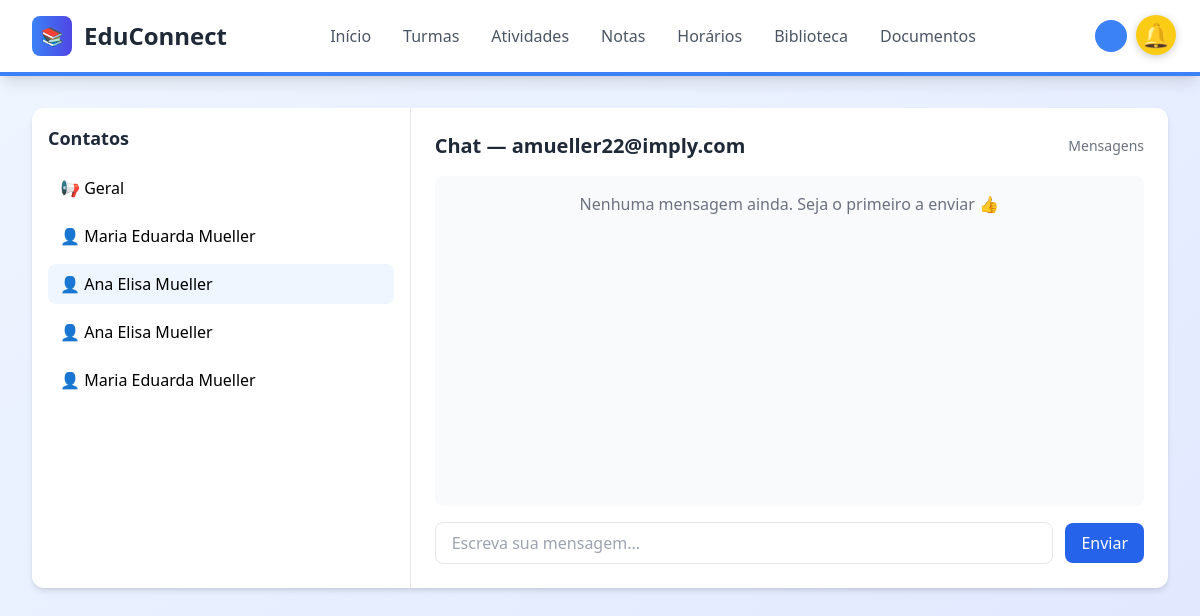
The page /chat?chat_user=amueller22@imply.com (signed in) on the database its author committed.
### tables this page shows
CREATE TABLE usuarios (
    id INTEGER PRIMARY KEY AUTOINCREMENT,
    nome TEXT,
    email TEXT UNIQUE,
    senha TEXT,
    tipo TEXT
);

### app.py (the view, shortened to what this page needs)
@app.route('/chat', methods=['GET', 'POST'])
@login_required
def chat():
    db = get_db()
    user_email = session.get('user_email', 'anonimo')
    chat_user = request.args.get('chat_user', 'geral')
    try:
        usuarios = db.execute("SELECT nome, email FROM usuarios").fetchall()
    except Exception:
        usuarios = []
    try:
        if chat_user == 'geral':
            cursor = db.execute("SELECT remetente, destinatario, mensagem, data_envio FROM mensagens WHERE destinatario = 'professor' ORDER BY data_envio ASC")
        else:
            cursor = db.execute("SELECT remetente, destinatario, mensagem, data_envio FROM mensagens WHERE (remetente = ? AND destinatario = ?) OR (remetente = ? AND destinatario = ?) ORDER BY data_envio ASC",
                (user_email, chat_user, chat_user, user_email))
        mensagens = cursor.fetchall()
    except Exception as e:
        print('Erro ao buscar mensagens:', e)
        mensagens = []
    return render_template('chat.html', mensagens=mensagens, usuarios=usuarios, chat_user=chat_user)

### app.py (called while the page is built)
def login_required(f):
    from functools import wraps
    @wraps(f)
    def decorated_function(*args, **kwargs):
        if not session.get('logged_in'):
            return redirect(url_for('login_page'))
        return f(*args, **kwargs)
    return decorated_function

def get_db():
    if 'db' not in g:
        g.db = sqlite3.connect(DATABASE)
        g.db.row_factory = sqlite3.Row  # Para retornar dicts em vez de tuplas
        try:
            g.db.execute('''
                CREATE TABLE IF NOT EXISTS mensagens (
                    id INTEGER PRIMARY KEY AUTOINCREMENT,
                    remetente TEXT,
                    destinatario TEXT,
                    mensagem TEXT,
                    data_envio TIMESTAMP DEFAULT CURRENT_TIMESTAMP
                )
            ''')
            g.db.commit()
        except Exception:
            pass
    return g.db

@app.teardown_appcontext
def close_connection(exception):
    db = g.pop('db', None)
    if db is not None:
        db.close()

### templates/chat.html (shortened to what this page needs)
<!DOCTYPE html>
<html lang="pt-BR">
<head>
    <script src="https://cdn.tailwindcss.com"></script>
</head>
<body class="bg-gradient-to-br from-blue-50 to-indigo-100 min-h-screen">
</head>
<body class="bg-gradient-to-br from-blue-50 to-indigo-100 min-h-screen">
    <header class="bg-white shadow-lg border-b-4 border-blue-500 sticky top-0 z-50">
        <div class="max-w-7xl mx-auto px-4 sm:px-6 lg:px-8">
            <div class="flex justify-between items-center py-4">
                <div class="flex items-center space-x-3">
                    <div class="w-10 h-10 bg-gradient-to-r from-blue-500 to-indigo-600 rounded-lg flex items-center justify-center">
                        <span class="text-white font-bold text-lg">📚</span>
                    </div>
                    <h1 class="text-2xl font-bold text-gray-800">EduConnect</h1>
                </div>
                <nav class="flex space-x-8">
                    <a href="/home" class="nav-btn text-gray-600 hover:text-blue-600 transition-colors">Início</a>
                    <a href="/turmas" class="nav-btn text-gray-600 hover:text-blue-600 transition-colors">Turmas</a>
                    <a href="/atividades" class="nav-btn text-gray-600 hover:text-blue-600 transition-colors">Atividades</a>
                    <a href="/notas" class="nav-btn text-gray-600 hover:text-blue-600 transition-colors">Notas</a>
                    <a href="/horarios" class="nav-btn text-gray-600 hover:text-blue-600 transition-colors">Horários</a>
                    <a href="/biblioteca" class="nav-btn text-gray-600 hover:text-blue-600 transition-colors">Biblioteca</a>
                    <a href="/documentos" class="nav-btn text-gray-600 hover:text-blue-600 transition-colors">Documentos</a>
                </nav>
                <div class="flex items-center space-x-4">
                    <div id="userAvatar" class="w-8 h-8 bg-blue-500 rounded-full flex items-center justify-center cursor-pointer hover:bg-blue-600 transition-colors">
                    </div>
                    <a href="/logout" class="text-sm text-gray-600 hover:text-red-600 transition-colors">Sair</a>
                </div>
            </div>
        </div>
    </header>
    <main class="max-w-7xl mx-auto px-4 sm:px-6 lg:px-8 py-8">
        <div class="bg-white rounded-xl shadow-md overflow-hidden">
            <div class="grid grid-cols-1 lg:grid-cols-3 gap-0">
                <aside class="border-r p-4 lg:col-span-1">
                    <h2 class="text-lg font-semibold text-gray-800 mb-4">Contatos</h2>
                    <div class="space-y-2">
                        <a href="/chat?chat_user=geral" class="block px-3 py-2 rounded-lg hover:bg-blue-50 {{ 'bg-blue-50' if chat_user == 'geral' else '' }}">📢 Geral</a>
                        {% if usuarios %}
                            {% for u in usuarios %}
                                <a href="/chat?chat_user={{ u['email'] }}" class="block px-3 py-2 rounded-lg hover:bg-blue-50 {{ 'bg-blue-50' if chat_user == u['email'] else '' }}">👤 {{ u['nome'] }}</a>
                            {% endfor %}
                        {% else %}
                            <p class="text-sm text-gray-500">Nenhum usuário encontrado.</p>
                        {% endif %}
                    </div>
                </aside>
                <section class="p-6 lg:col-span-2 flex flex-col h-[60vh]">
                    <div class="flex items-center justify-between mb-4">
                        <h3 class="text-xl font-semibold text-gray-800">Chat — {{ 'Geral' if chat_user == 'geral' else chat_user }}</h3>
                        <span class="text-sm text-gray-500">Mensagens</span>
                    </div>
                    <div id="messagesContainer" class="flex-1 overflow-y-auto p-4 space-y-4 bg-gray-50 rounded-lg">
                        {% if mensagens %}
                            {% for m in mensagens %}
                                {% set remetente = m['remetente'] %}
                                {% set texto = m['mensagem'] %}
                                {% set data = m['data_envio'] %}
                                <div class="flex {{ 'justify-end' if remetente == session.get('user_email') else 'justify-start' }}">
                                    <div class="max-w-[70%] px-4 py-2 rounded-lg shadow-sm {{ 'bg-blue-600 text-white' if remetente == session.get('user_email') else 'bg-white text-gray-800' }}">
                                        <div class="text-sm">{{ texto }}</div>
                                        <div class="text-xs text-gray-400 mt-1">{{ data }}</div>
                                    </div>
                                </div>
                            {% endfor %}
                        {% else %}
                            <p class="text-center text-gray-500">Nenhuma mensagem ainda. Seja o primeiro a enviar 👍</p>
                        {% endif %}
                    </div>
                    <form method="POST" action="/chat" class="mt-4 flex items-center gap-3">
                        <input name="mensagem" id="mensagemInput" type="text" required placeholder="Escreva sua mensagem..." class="flex-1 px-4 py-2 border rounded-lg focus:outline-none focus:ring-2 focus:ring-blue-400">
                        <button type="submit" class="px-4 py-2 bg-blue-600 text-white rounded-lg hover:bg-blue-700">Enviar</button>
                    </form>
                </section>
            </div>
        </div>
    </main>
</body>
</html>
{% include 'notific.html' %}

### rows shown on the page
usuarios: nome "Maria Eduarda Mueller"
usuarios: nome "Ana Elisa Mueller", email "amueller22@imply.com"
usuarios: nome "Ana Elisa Mueller"
usuarios: nome "Maria Eduarda Mueller"
